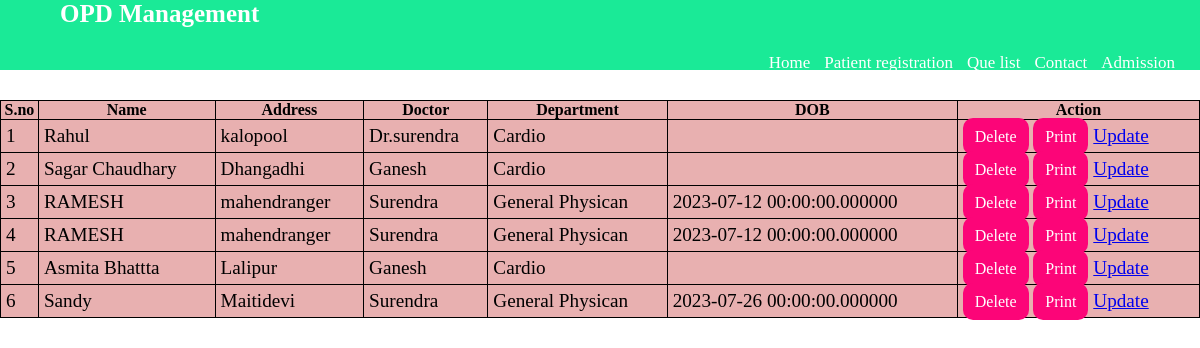
Before: /Frontend/f_que_list.php with the older database file.
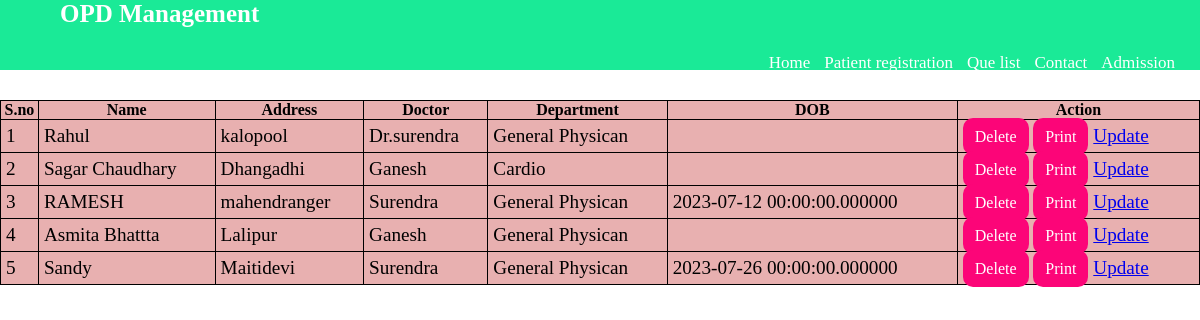
After: the same page with the newer database file.
### tables this page shows
CREATE TABLE `patient_list` (
  `id` int(200) NOT NULL,
  `user_id` int(100) NOT NULL,
  `name` varchar(200) NOT NULL,
  `Doctor` varchar(200) NOT NULL,
  `dr_id` int(200) NOT NULL,
  `phno` bigint(200) NOT NULL,
  `Department` varchar(200) NOT NULL,
  `user` varchar(200) NOT NULL,
  `address` varchar(200) NOT NULL,
  `Status` varchar(200) NOT NULL,
  `dob` datetime(6) DEFAULT NULL
);

### Frontend/f_que_list.php (the view, shortened to what this page needs)
<!DOCTYPE html>
<html lang="en">
<head>
    <link rel="stylesheet" href="../css/fdashboard.css">
    <link rel="stylesheet"  type="text/css" href="../css/fpage.css">
</head>
<body>
<?php include 'f_nav_bar.php'   ?>
<table >
        <tr alignitem="center">
          <?php
          include '../connect.php';
          $sql = "SELECT * FROM patient_list";
          $result = $con->query($sql);
          ?>
          <?php
          if ($result->num_rows > 0) {
          ?>
            <table class="data">
  <tr>
                <th>S.no</th>
                <th>Name</th>
                <th>Address</th>
                <th>Doctor</th>
                <th>Department</th>
                <th>DOB</th>
                <th>Action</th>
            </tr>
                <?php
                $i = 0;
                while ($row = mysqli_fetch_array($result)) {
                ?>
              <td><?php echo  $i+1;  ?></td>
              <td> <?php echo $row['name'] ?></td>
              <td> <?php echo $row['address'] ?></td>
              <td> <?php echo $row['Doctor'] ?></td>
              <td> <?php echo $row['Department'] ?></td>
              <td> <?php echo $row['dob'] ?></td>
              <td>
                <span><a href="f_delete_patient.php ?deleteid=<?php echo $row['id'];?>"class='btn'>Delete</a> </span>
                <span><a href="f_particular_add.php ?sid=<?php echo $row['id'];?>"class='btn'>Print</a> </span>
                <a href="f_update_patientlist.php ?id=<?php echo $row['id'];?> ">Update</a>
              </td>
        </tr>
      <?php
                  $i++;
                }
      ?>
      </table>
      <?php
          } else {
            echo "No result found";
          }
    ?>
</body>
</html>

### Frontend/f_nav_bar.php
<?php
$protocol = isset($_SERVER['HTTPS']) ? 'https' : 'http';
$server_name = $_SERVER['SERVER_NAME'];
$url = $protocol."://".$server_name."/TEST-1/Frontend/";
?>
    <link rel="stylesheet" href="../css/fdashboard.css">
    <link rel="stylesheet"  type="text/css" href="../css/fpage.css">
    <nav>
<label class="logo">OPD Management</label>
<ul>
    <li> <a href="<?php  echo $url.'fpage.php'; ?>"> Home</a></li>
    <li> <a href="<?php  echo $url.'f_register.php'; ?>"> Patient registration</a></li>
    <li> <a href="<?php  echo $url.'f_que_list.php'; ?>"> Que list</a></li>
    <li> <a href="#"> Contact</a></li>
    <li> <a href="#"> Admission</a></li>
</ul>
</nav>
</body>
</html>

### css/fdashboard.css (style rules this page uses)
table { background-color: rgb(232, 176, 176); width: 100%; }
table td { font-size: 1.2rem; padding: 5px; }
.btn { background-color: #fff; color: rgb(227, 113, 113); padding: 5px 30px; border-radius: 50%; text-decoration: none; }
table, th, td { border: 1px solid black; border-collapse: collapse; }

### css/fpage.css (style rules this page uses)
* { padding: 0; margin: 0; }
nav { position: fixed; background-color: rgb(26, 234, 151); height: 70px; width: 100%; z-index: 100; }
.logo { font-size: 25px; position: relative; display: flex; left: 5%; color: white; font-weight: bold; white-space: 12px; }
ul { position: relative; float: right; margin-right: 20px; }
ul li { display: inline-block; line-height: 70px; margin: 0 5px; }
ul li a { text-decoration: none; color: white; font-size: 17px; }
.btn { font-size: 1rem; border: none; outline: none; padding: 10px 12px; border-radius: 10px; background-color: rgb(252, 5, 120); color: white; }

Changed rows visible on the page:
removed patient_list: name "RAMESH", address "mahendranger", Doctor "Surendra", Department "General Physican", dob "2023-07-12 00:00:00.000000"
changed patient_list "Rahul": Department "Cardio" → "General Physican"
changed patient_list "Asmita Bhattta": Department "Cardio" → "General Physican"
